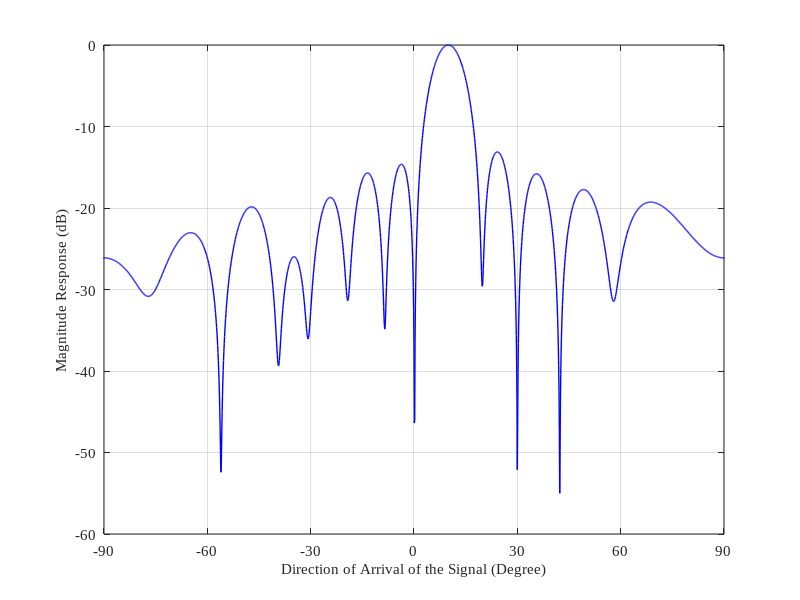

This figure's MATLAB source:
% Title:    最小方差无畸变响应波束形成器，MVDR
% Author:   Xu Zhe
% Date:     2020-07-25
% Brief:    一维均匀线阵波束形成，MVDR波束形成器

% 系统初始化 Initialization
close all
clear
clc

% 参数 Parameters
M   = 12;               % 阵元数目
c   = 3e8;              % 光速
f   = 10e9;             % 频率
l   = c/f;              % 波长
d   = l/2;              % 阵元间隔 --关注
phi = [10,30,0]*pi/180;   % 信号和干扰角度
Kt  = 1;                % 目标信号数目
snr = 20;               % 信噪比
inr = 30;               % 干噪比
Ac  = 3601;             % 角度采样数

% 计算阵元位置
R = d * (0:M-1)';

% 计算方向向量
K = length(phi);        % 信号数目
A = zeros(M,K);         % 初始化方向矩阵 Steering Matrix
for k = 1:K
    for m = 1:M
        A(m,k) = exp(1j * 2 * pi * R(m,1)* sin(phi(k))/l);
    end
end

% 构造信号
Ts = 1024;              % 快拍数
Kj = K - Kt;            % 干扰信号数目
% 一个干扰信号，一个目标
s = zeros(K,Ts);        % 信号
sd = zeros(1,Ts);       % 期望信号
for k = 1:Kt
    for i = 0:Ts-1
        s(k,i+1) = sqrt(10^(snr/10)) * exp(1j * 2 * pi * f * i/(2*Ts)); % 3*Ts
    end
    sd = sd + s(k,:);
end
sd = sd/Kt;
if Kj ~= 0
    for k = Kt+1:K
        for i = 0:Ts-1
            s(k,i+1) = sqrt(10^(inr/10)/2) * (randn(1) + 1j*randn(1)) * exp(1j * 2 * pi * f * i/(2*Ts));
        end
    end
end

% 噪声
n = (randn(M,Ts)+1j*randn(M,Ts))/sqrt(2);
% 接收数据向量
x = A * s+n;

% MVDR  
J = A * s; % 不再只考虑干扰
% Rnj代替Rx
Rnj = 1/Ts * (J*J'+n*n');
% inv,pinv求逆
Rpriv = pinv(Rnj);
w = Rpriv*A(:,1)/(A(:,1)'*Rpriv*A(:,1));

% 方向图
theta = linspace(-pi,pi,Ac);
y = zeros(1,Ac);
for i = 1:Ac
    a = exp(1j * 2 * pi * R(:,1)* sin(theta(i))/l);  % a [M,1]为对应theta角的导向矢量
    y(i) = w' * a;
end

ydB = 20*log10(abs(y)/max(abs(y)));

% 绘图
figure('name','波束方向图','color',[1,1,1]);
set(gcf,'position',[458,342,290,200])
plot(theta * 180/pi,ydB,'color','b','linestyle','-','linewidth',1);
grid on
xlim([-90,90]);
ylim([-60,0]);
set(gca,'xtick',-90:30:90);
set(gca,'FontName','Times New Roman','FontSize',10.5);
xlabel('Direction of Arrival of the Signal (Degree)','FontSize',10.5);
ylabel('Magnitude Response (dB)','FontSize',10.5);

% 保存
% print('-depsc','E:\07 Latex\Paper Note\figures\MVDR_1.eps');
